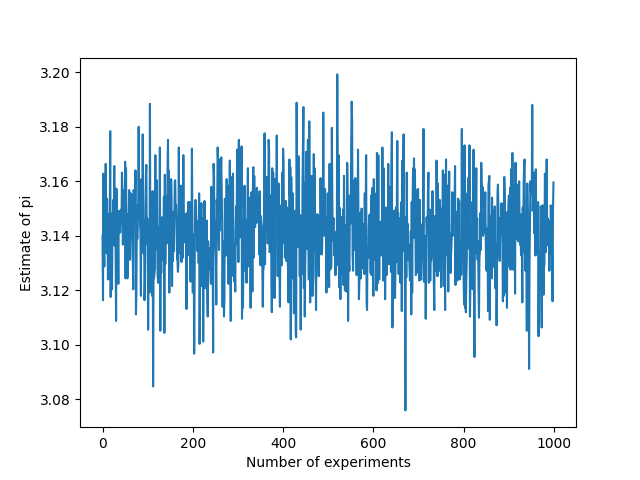

This figure's Python source:
#Let us estimate the value of pi using Monte Carlo method.
#We will use the fact that the area of a circle is pi*r^2 and the area of a square is 4*r^2.
#We will generate random points in the square and see how many of them fall in the circle.
#The ratio of the number of points in the circle to the total number of points will be equal to the ratio of the area of the circle to the area of the square.
#We will use this fact to estimate the value of pi.
#We will repeat this experiment a large number of times and take the average of the estimates to get a better estimate of pi.
#We will also plot the estimates to see how the estimates converge to the true value of pi as the number of experiments increases.

import numpy as np
import matplotlib.pyplot as plt

#Number of experiments
N = 1000

#Number of points in each experiment
n = 10000

#Radius of the circle
r = 1

#Area of the circle
area_circle = np.pi*r**2

#Area of the square
area_square = 4*r**2

#Estimates of pi
pi_estimates = []

#Number of points in the circle
n_circle = 0

#Number of points in the square
n_square = 0

#all the points x and y chosen randomly from the interval [-r,r] to plot the circle at thr iteration k
x_in = []
x_out = []
y_in = []
y_out = []

#The iteration at which we want to plot the circle
k = N-1

#Generate random points in the square and see how many of them fall in the circle
for i in range(N):
    for j in range(n):
        x = np.random.uniform(-r,r)
        y = np.random.uniform(-r,r)
        if x**2 + y**2 <= r**2:
            n_circle += 1
            if(i==k):
                x_in.append(x)
                y_in.append(y)
        else:
            n_square += 1
            if(i==k):
                x_out.append(x)
                y_out.append(y)
    pi_estimates.append(4*r**2*n_circle/(n_circle+n_square))
    n_circle = 0
    n_square = 0

#Plot the estimates of pi
plt.plot(pi_estimates)
plt.xlabel('Number of experiments')
plt.ylabel('Estimate of pi')
plt.savefig('MonteCarlo.png')
plt.show()

#Plot all the point in the circle and the square at the iteration k
plt.plot(x_in,y_in,'ro')
plt.plot(x_out,y_out,'bo')
plt.xlabel('x')
plt.ylabel('y')
plt.savefig('MonteCarlo_circle.png')
plt.show()

#Print the final estimate of pi
print('Final estimate of pi = ',pi_estimates[40])

#Print the average of the estimates of pi
print('Average of the estimates of pi = ',np.mean(pi_estimates))

#Print the standard deviation of the estimates of pi
print('Standard deviation of the estimates of pi = ',np.std(pi_estimates))

#Print the error in the estimate of pi
print('Error in the estimate of pi = ',np.abs(np.mean(pi_estimates)-np.pi))

#Print the relative error in the estimate of pi
print('Relative error in the estimate of pi = ',np.abs(np.mean(pi_estimates)-np.pi)/np.pi)

#Print the percentage error in the estimate of pi
print('Percentage error in the estimate of pi = ',np.abs(np.mean(pi_estimates)-np.pi)/np.pi*100,'%')